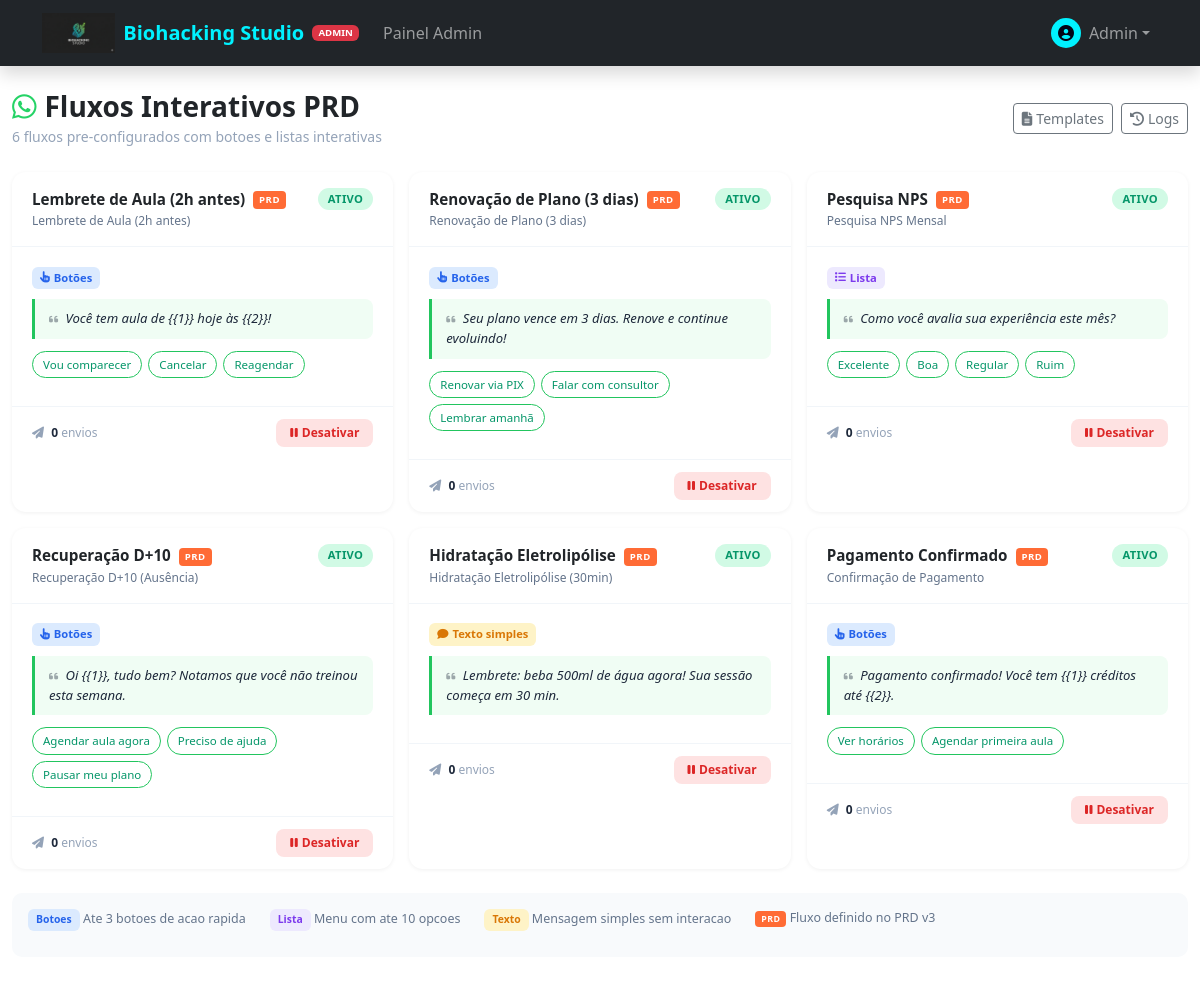
Screenshot of /admin/whatsapp/flows (signed in) with the database file from the repository.
### app/models/user.py (models this page shows, shortened)
class User(UserMixin, db.Model):
    __tablename__ = 'users'
    id = db.Column(db.Integer, primary_key=True)
    name = db.Column(db.String(100), nullable=False)
    email = db.Column(db.String(120), unique=True, nullable=False)
    phone = db.Column(db.String(20), nullable=False)
    password_hash = db.Column(db.String(256), nullable=False)
    cpf = db.Column(db.String(14), nullable=True)  # Formato: 123.456.789-00
    gender = db.Column(db.Enum(Gender), nullable=True)
    role = db.Column(db.String(20), default='student')
    xp = db.Column(db.Integer, default=0)  # XP total historico (para ranking)
    level = db.Column(db.Integer, default=1)
    xp_available = db.Column(db.Integer, default=0)  # XP disponivel para conversao (janela 3 meses)
    credits_balance = db.Column(db.Integer, default=0)  # Total de creditos ativos (wallets)
    face_encoding = db.Column(db.LargeBinary, nullable=True)
    face_encoding_version = db.Column(db.String(10), default='v1')
    face_registered_at = db.Column(db.DateTime, nullable=True)
    face_last_recognized = db.Column(db.DateTime, nullable=True)
    face_confidence_threshold = db.Column(db.Float, default=0.6)
    photo_url = db.Column(db.String(255))
    referral_code = db.Column(db.String(12), unique=True, nullable=True)
    professional_type = db.Column(db.Enum(ProfessionalType), nullable=True)
    base_commission_rate = db.Column(db.Numeric(5, 2), nullable=True)
    is_active = db.Column(db.Boolean, default=True)
    created_at = db.Column(db.DateTime, default=datetime.utcnow)
    updated_at = db.Column(db.DateTime, default=datetime.utcnow, onupdate=datetime.utcnow)
    last_login = db.Column(db.DateTime)
    @property
    def is_admin(self):
        return self.role == 'admin'
    @property
    def is_student(self):
        return self.role == 'student'

### app/models/whatsapp_template.py (models this page shows, shortened)
class WhatsAppTemplate(db.Model):
    __tablename__ = 'whatsapp_templates'
    id = db.Column(db.Integer, primary_key=True)
    name = db.Column(db.String(100), nullable=False)  # Nome interno
    template_code = db.Column(db.String(100), unique=True)  # Codigo na Megaapi
    category = db.Column(db.Enum(TemplateCategory), nullable=False)
    trigger = db.Column(db.Enum(TemplateTrigger), nullable=False)
    content = db.Column(db.Text, nullable=False)
    variables = db.Column(db.JSON)  # Ex: ["{{nome}}", "{{data}}"]
    message_type = db.Column(db.String(20), default='template')  # template, buttons, list, text
    buttons_config = db.Column(db.JSON)  # Config dos botoes/lista interativos
    is_prd_flow = db.Column(db.Boolean, default=False)  # Fluxo pre-configurado do PRD
    megaapi_status = db.Column(db.String(20))  # pending, approved, rejected
    megaapi_id = db.Column(db.String(100))
    is_active = db.Column(db.Boolean, default=True)
    send_count = db.Column(db.Integer, default=0)
    created_at = db.Column(db.DateTime, default=datetime.utcnow)
    updated_at = db.Column(db.DateTime, onupdate=datetime.utcnow)

### app/routes/admin/whatsapp.py (the view)
@whatsapp_bp.route('/flows')
@login_required
@admin_required
def interactive_flows():
    from app.models.crm import AutomationLog
    from sqlalchemy import func
    from datetime import timedelta
    prd_flows = WhatsAppTemplate.query.filter_by(is_prd_flow=True).all()
    flows_data = []
    thirty_days_ago = db.func.now() - timedelta(days=30)
    for flow in prd_flows:
        sends_30d = flow.send_count or 0
        type_label = {
            'buttons': 'Botões',
            'list': 'Lista',
            'text': 'Texto simples',
            'template': 'Template'
        }.get(flow.message_type, 'Template')
        buttons = []
        if flow.buttons_config:
            if 'buttons' in flow.buttons_config:
                buttons = [b['title'] for b in flow.buttons_config['buttons']]
            elif 'sections' in flow.buttons_config:
                for section in flow.buttons_config['sections']:
                    for row in section.get('rows', []):
                        buttons.append(row['title'])
        flows_data.append({
            'id': flow.id,
            'name': flow.name,
            'trigger': flow.trigger.value,
            'content': flow.content,
            'message_type': flow.message_type,
            'type_label': type_label,
            'buttons': buttons,
            'is_active': flow.is_active,
            'status': flow.megaapi_status or 'pending',
            'sends_30d': sends_30d,
            'template_code': flow.template_code
        })
    return render_template('admin/whatsapp/flows.html', flows=flows_data)

### app/models/notification.py (called while the page is built)
    @classmethod
    def get_unread_count(cls, user_id):
        return cls.query.filter_by(user_id=user_id, is_read=False).count()

### app/routes/admin/dashboard.py (called while the page is built)
def admin_required(f):
    @wraps(f)
    def decorated_function(*args, **kwargs):
        if not current_user.is_authenticated or current_user.role != 'admin':
            abort(403)
        return f(*args, **kwargs)
    return decorated_function

### app/templates/admin/whatsapp/flows.html (shortened to what this page needs)
{% extends "base.html" %}
{% block content %}
<div class="container-fluid py-4">
    <div class="flows-header">
        <div>
            <h3><i class="fab fa-whatsapp me-2" style="color: #25D366;"></i>Fluxos Interativos PRD</h3>
            <small style="color: #94A3B8;">6 fluxos pre-configurados com botoes e listas interativas</small>
        </div>
        <div class="d-flex gap-2">
            <a href="{{ url_for('admin_whatsapp.list_templates') }}" class="btn btn-sm btn-outline-secondary">
                <i class="fas fa-file-alt me-1"></i>Templates
            </a>
            <a href="{{ url_for('admin_whatsapp.list_logs') }}" class="btn btn-sm btn-outline-secondary">
                <i class="fas fa-history me-1"></i>Logs
            </a>
        </div>
    </div>
    <div class="flow-grid">
        {% for flow in flows %}
        <div class="flow-card {{ 'inactive' if not flow.is_active }}">
            <div class="flow-top">
                <div>
                    <div class="d-flex align-items-center gap-2">
                        <span class="flow-name">{{ flow.name }}</span>
                        <span class="prd-badge">PRD</span>
                    </div>
                    <div class="flow-trigger">{{ flow.trigger }}</div>
                </div>
                <span class="flow-status {{ 'active' if flow.is_active else 'inactive' }}">
                    {{ 'Ativo' if flow.is_active else 'Inativo' }}
                </span>
            </div>
            <div class="flow-body">
                <span class="flow-type-badge {{ flow.message_type }}">
                    {% if flow.message_type == 'buttons' %}
                        <i class="fas fa-hand-pointer"></i> {{ flow.type_label }}
                    {% elif flow.message_type == 'list' %}
                        <i class="fas fa-list"></i> {{ flow.type_label }}
                    {% else %}
                        <i class="fas fa-comment"></i> {{ flow.type_label }}
                    {% endif %}
                </span>
                <div class="flow-preview">
                    <i class="fas fa-quote-left me-1" style="font-size: 0.65rem; opacity: 0.4;"></i>
                    {{ flow.content }}
                </div>
                {% if flow.buttons %}
                <div class="flow-buttons">
                    {% for btn in flow.buttons %}
                    <span class="flow-btn-preview">{{ btn }}</span>
                    {% endfor %}
                </div>
                {% endif %}
            </div>
            <div class="flow-footer">
                <span class="flow-sends">
                    <i class="fas fa-paper-plane me-1"></i>
                    <strong>{{ flow.sends_30d }}</strong> envios
                </span>
                <form action="{{ url_for('admin_whatsapp.toggle_flow', id=flow.id) }}" method="POST" style="display: inline;">
                    {% if flow.is_active %}
                    <button type="submit" class="toggle-btn deactivate">
                        <i class="fas fa-pause me-1"></i>Desativar
                    </button>
                    {% else %}
                    <button type="submit" class="toggle-btn activate">
                        <i class="fas fa-play me-1"></i>Ativar
                    </button>
                    {% endif %}
                </form>
            </div>
        </div>
        {% endfor %}
    </div>
    {% if flows %}
    <div class="mt-4 p-3" style="background: #F8FAFC; border-radius: 10px;">
        <div class="d-flex flex-wrap gap-4" style="font-size: 0.78rem; color: #64748B;">
            <span><span class="flow-type-badge buttons" style="font-size: 0.65rem;">Botoes</span> Ate 3 botoes de acao rapida</span>
            <span><span class="flow-type-badge list" style="font-size: 0.65rem;">Lista</span> Menu com ate 10 opcoes</span>
            <span><span class="flow-type-badge text" style="font-size: 0.65rem;">Texto</span> Mensagem simples sem interacao</span>
            <span><span class="prd-badge" style="font-size: 0.55rem;">PRD</span> Fluxo definido no PRD v3</span>
        </div>
    </div>
    {% endif %}
</div>
{% endblock %}

### app/templates/includes/navbar.html (shortened to what this page needs)
<nav class="navbar navbar-expand-lg navbar-dark bg-dark sticky-top shadow">
    <div class="container">
        <a class="navbar-brand d-flex align-items-center" href="{{ url_for('marketing.index') }}">
            <img src="{{ url_for('static', filename='img/logo.png') }}" alt="Biohacking Studio" height="40"
                 class="d-inline-block align-text-top me-2" onerror="this.style.display='none';">
            <span class="fw-bold text-primary">Biohacking Studio</span>
            {% if current_user.is_authenticated %}
            {% if current_user.is_admin %}
            <span class="badge bg-danger ms-2" style="font-size: 0.6rem;">ADMIN</span>
            {% elif current_user.is_instructor %}
            <span class="badge bg-primary ms-2" style="font-size: 0.6rem;">INSTRUTOR</span>
            {% endif %}
            {% endif %}
        </a>
        <div class="collapse navbar-collapse" id="mainNavbar">
            <ul class="navbar-nav me-auto">
                {% if current_user.is_authenticated %}
                {% if current_user.is_admin %}
                <li class="nav-item">
                    <a class="nav-link {% if request.endpoint and 'admin.dashboard' in request.endpoint %}active{% endif %}"
                        href="{{ url_for('admin.dashboard') }}">Painel Admin</a>
                </li>
                {% endif %}
                {% else %}
                <li class="nav-item">
                    <a class="nav-link {% if request.endpoint and 'shop' in request.endpoint %}active{% endif %}"
                        href="{{ url_for('shop.packages') }}">Planos e Preços</a>
                </li>
                {% endif %}
            </ul>
            <div class="navbar-nav align-items-center">
                {% if current_user.is_authenticated %}
                <div class="nav-item dropdown">
                    <a class="nav-link dropdown-toggle d-flex align-items-center" href="#" id="userDropdown"
                        role="button" data-bs-toggle="dropdown">
                        <div class="avatar-xs me-2 bg-primary rounded-circle d-flex align-items-center justify-content-center text-white"
                            style="width: 30px; height: 30px;">
                            <i class="fas fa-user-circle"></i>
                        </div>
                        <span>{{ current_user.name.split()[0] }}</span>
                    </a>
                </div>
                {% else %}
                <a class="nav-link me-2" href="{{ url_for('auth.login') }}">Entrar</a>
                <a class="btn btn-primary btn-sm px-3 rounded-pill" href="{{ url_for('auth.register') }}">Começar
                    Agora</a>
                {% endif %}
            </div>
        </div>
    </div>
</nav>

### app/templates/admin/whatsapp/flows.html (style rules this page uses)
.flows-header { display: flex; justify-content: space-between; align-items: center; margin-bottom: 24px; }
.flows-header h3 { margin: 0; font-weight: 700; }
.flow-grid { display: grid; grid-template-columns: repeat(auto-fill, minmax(380px, 1fr)); gap: 16px; }
.flow-card { background: white; border-radius: 14px; overflow: hidden; box-shadow: 0 1px 4px rgba(0,0,0,0.06); transition: box-shadow 0.2s; }
.flow-top { padding: 16px 20px; display: flex; justify-content: space-between; align-items: flex-start; border-bottom: 1px solid #F1F5F9; }
.flow-top .flow-name { font-weight: 700; font-size: 0.95rem; margin-bottom: 2px; }
.flow-top .flow-trigger { font-size: 0.75rem; color: #64748B; }
.flow-status { font-size: 0.7rem; font-weight: 700; padding: 3px 10px; border-radius: 20px; text-transform: uppercase; letter-spacing: 0.03em; }
.flow-status.active { background: #D1FAE5; color: #059669; }
.flow-body { padding: 16px 20px; }
.flow-preview { background: #F0FDF4; border-left: 3px solid #22C55E; padding: 10px 14px; border-radius: 0 8px 8px 0; font-size: 0.82rem; color: #1E293B; margin-bottom: 12px; font-style: italic; }
.flow-type-badge { display: inline-flex; align-items: center; gap: 4px; font-size: 0.7rem; font-weight: 600; padding: 3px 8px; border-radius: 6px; margin-bottom: 10px; }
.flow-type-badge.buttons { background: #DBEAFE; color: #2563EB; }
.flow-type-badge.list { background: #EDE9FE; color: #7C3AED; }
.flow-type-badge.text { background: #FEF3C7; color: #D97706; }
.flow-buttons { display: flex; flex-wrap: wrap; gap: 6px; margin-bottom: 12px; }
.flow-btn-preview { font-size: 0.72rem; padding: 4px 10px; border: 1px solid #22C55E; border-radius: 20px; color: #059669; background: white; }
.flow-footer { padding: 12px 20px; border-top: 1px solid #F1F5F9; display: flex; justify-content: space-between; align-items: center; }
.flow-sends { font-size: 0.75rem; color: #94A3B8; }
.flow-sends strong { color: #1E293B; }
.toggle-btn { padding: 5px 14px; border-radius: 8px; border: none; font-size: 0.75rem; font-weight: 600; cursor: pointer; transition: all 0.15s; }
.toggle-btn.deactivate { background: #FEE2E2; color: #DC2626; }
.prd-badge { font-size: 0.6rem; font-weight: 700; padding: 2px 6px; border-radius: 4px; background: #FF6B35; color: white; text-transform: uppercase; letter-spacing: 0.05em; }

### app/templates/base.html (style rules this page uses)
:root { --primary-color: #00f2ff; --secondary-color: #0f172a; --text-dark: #020617; }
body { min-height: 100vh; display: flex; flex-direction: column; }
.text-primary { color: var(--primary-color) !important; }
.bg-primary { background-color: var(--primary-color) !important; color: var(--text-dark) !important; }

### rows the page displays
User: name "Admin"
WhatsAppTemplate: name "Lembrete de Aula (2h antes)", trigger "Lembrete de Aula (2h antes)", is_active "ATIVO", type_label "Botões", content "Você tem aula de {{1}} hoje às {{2}}!", buttons "Vou comparecer" "Cancelar" "Reagendar", sends_30d "0"
WhatsAppTemplate: name "Renovação de Plano (3 dias)", trigger "Renovação de Plano (3 dias)", is_active "ATIVO", type_label "Botões", content "Seu plano vence em 3 dias. Renove e continue evoluindo!", buttons "Renovar via PIX" "Falar com consultor" "Lembrar amanhã", sends_30d "0"
WhatsAppTemplate: name "Pesquisa NPS", trigger "Pesquisa NPS Mensal", is_active "ATIVO", type_label "Lista", content "Como você avalia sua experiência este mês?", buttons "Excelente" "Boa" "Regular" "Ruim", sends_30d "0"
WhatsAppTemplate: name "Recuperação D+10", trigger "Recuperação D+10 (Ausência)", is_active "ATIVO", type_label "Botões", content "Oi {{1}}, tudo bem? Notamos que você não treinou esta semana.", buttons "Agendar aula agora" "Preciso de ajuda" "Pausar meu plano", sends_30d "0"
WhatsAppTemplate: name "Hidratação Eletrolipólise", trigger "Hidratação Eletrolipólise (30min)", is_active "ATIVO", type_label "Texto simples", content "Lembrete: beba 500ml de água agora! Sua sessão começa em 30 min.", sends_30d "0"
WhatsAppTemplate: name "Pagamento Confirmado", trigger "Confirmação de Pagamento", is_active "ATIVO", type_label "Botões", content "Pagamento confirmado! Você tem {{1}} créditos até {{2}}.", buttons "Ver horários" "Agendar primeira aula", sends_30d "0"
